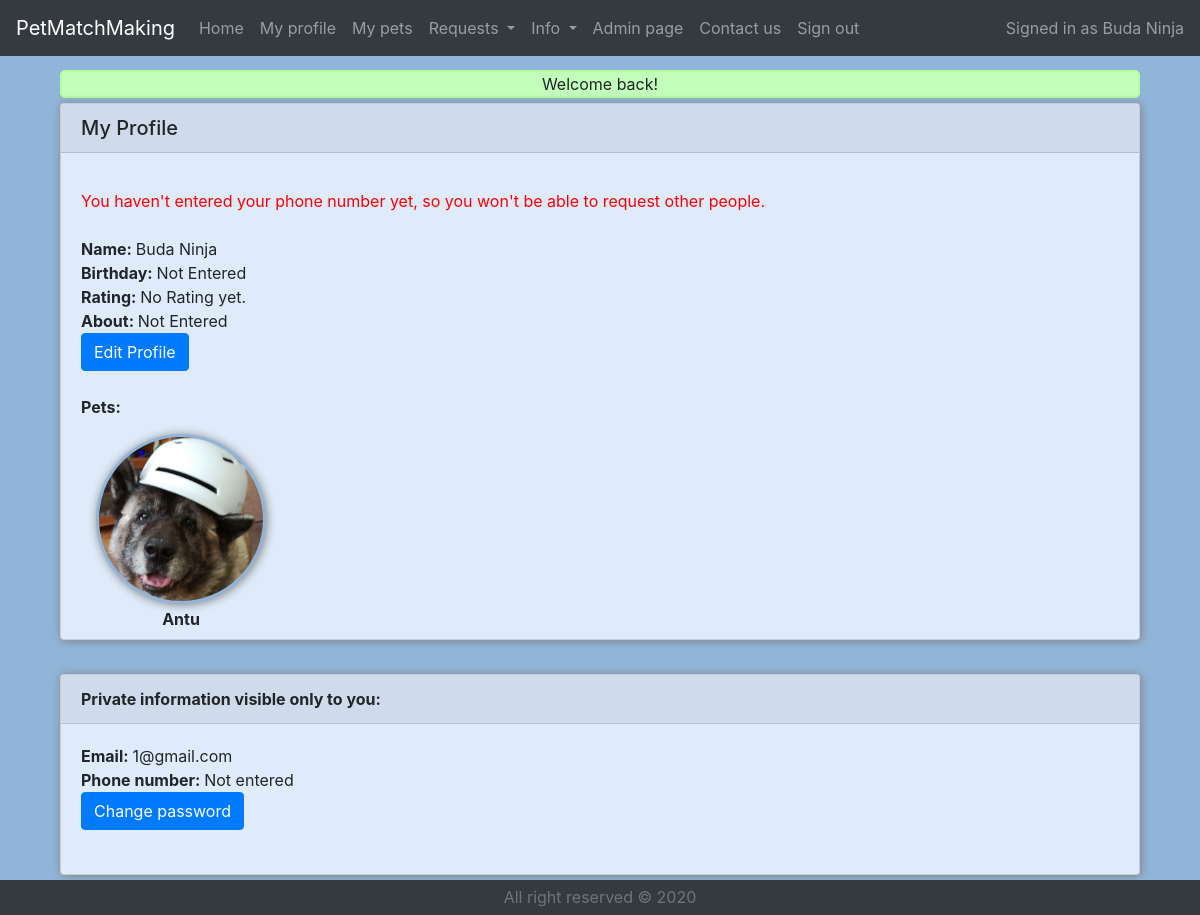
The page /main.php?myProfile (signed in) on the database its author committed.
### tables this page shows
CREATE TABLE `users` (
  `userID` int(11) NOT NULL,
  `userEmail` varchar(64) NOT NULL,
  `userPassword` varchar(64) NOT NULL,
  `userFName` varchar(64) NOT NULL,
  `userLName` varchar(64) NOT NULL,
  `userPhone` varchar(64) NOT NULL,
  `userBirthday` date NOT NULL,
  `userAbout` text NOT NULL,
  `userRegisterTime` datetime NOT NULL,
  `userStatus` varchar(64) NOT NULL
);

CREATE TABLE `pets` (
  `petID` int(11) NOT NULL,
  `userID` int(11) NOT NULL,
  `petName` varchar(64) NOT NULL,
  `petType` varchar(64) NOT NULL,
  `petBirthday` date NOT NULL,
  `petSex` varchar(64) NOT NULL,
  `petFood` text NOT NULL,
  `petTemper` text NOT NULL,
  `petAbout` text NOT NULL,
  `petStatus` int(11) NOT NULL,
  `petRegisterTime` datetime NOT NULL
);

### classes/dbClass.php (called while the page is built, shortened)
<?php
require_once "User.php";
class dbClass
{
    private $host;
    private $db;
    private $charset;
    private $user;
    private $pass;
    private $opt = array(
        PDO::ATTR_ERRMODE => PDO::ERRMODE_EXCEPTION,
        PDO::ATTR_DEFAULT_FETCH_MODE => PDO::FETCH_ASSOC
    );
    private $connection;
    public function __construct(string $host = "localhost", string $db = "petmatchdb", string $charset = "utf8", string $user = "root", string $pass = "")
    {
        $this->host = $host;
        $this->db = $db;
        $this->charset = $charset;
        $this->user = $user;
        $this->pass = $pass;
    }
    public function connect()
    {
        $dsn = "mysql:host=$this->host;dbname=$this->db;charset=$this->charset";
        $this->connection = new PDO($dsn, $this->user, $this->pass, $this->opt);
    }
    public function disconnect(){
        $this->connection = null;
    }
    public function getObjectsGeneral($table_name, $condition, $objectToFetch){
        $objArray = Array();
        $sql="SELECT * FROM `".$table_name."`".$condition;
        $result = $this->connection->query($sql);
        while ($row = $result->fetchObject($objectToFetch)){
            $objArray[] = $row;
        }
        return $objArray;
    }
    function xmlToString($htmlStr)
    {
        $xmlStr=str_replace('&lt;','<',$htmlStr);
        $xmlStr=str_replace('&gt;','>',$xmlStr);
        $xmlStr=str_replace('&quot;','"',$xmlStr);
        $xmlStr=str_replace("&#39;","'",$xmlStr);
        $xmlStr=str_replace('&amp;',"&",$xmlStr);
        return $xmlStr;
    }
    public function getPetImageLocation(Pet $p)
    {
        $location = "Images/Pets/";
        $filename = $p->getPetID().".JPG";
        return $location.$filename;
    }
}

### classes/User.php (called while the page is built, shortened)
<?php
require_once "dbClass.php";
class User
{
    private $userID;
    private $userEmail;
    private $userFName;
    private $userLName;
    private $userPhone;
    private $userBirthday;
    private $userAbout;
    private $userStatus;
    public function getUserID()
    {
        return $this->userID;
    }
    public function getUserFName()
    {
        $db = new dbClass();
        return $db->xmlToString($this->userFName);
    }
    public function getUserLName()
    {
        $db = new dbClass();
        return $db->xmlToString($this->userLName);
    }
    public function getUserEmail()
    {
        return $this->userEmail;
    }
    public function getUserPhone()
    {
        return $this->userPhone;
    }
    public function getUserBirthday()
    {
        return $this->userBirthday;
    }
    public function getUserAbout()
    {
        $db = new dbClass();
        return $db->xmlToString($this->userAbout);
    }
    public function getUserStatus()
    {
        return $this->userStatus;
    }
}

### classes/Pet.php (called while the page is built, shortened)
<?php
class Pet
{
    private $petID;
    private $petName;
    public function getPetID()
    {
        return $this->petID;
    }
    public function getPetName()
    {
        return $this->petName;
    }
}

### classes/dbClassRankingFunctions.php (called while the page is built, shortened)
<?php
require_once "dbClass.php";
class dbClassRankingFunctions
{
    public function getUserRankByID($userID){
        $db = new dbClass();
        $sum=$count=0;
        $ranksArr = $db->getObjectsGeneral("rankings", " WHERE `rankedUserID` = '".$userID."'", "Ranking");
        if ($count!=0)
            return (float)$sum/$count;
        else
            return null;
    }
}

### ProfileUser.php (the view, shortened to what this page needs)
<?php
require_once "classes/dbClass.php";
require_once "classes/User.php";
require_once "classes/Pet.php";
require_once "classes/dbClassRankingFunctions.php";
$db = new dbClass();
$dbr = new dbClassRankingFunctions();
$u = $db->getObjectsGeneral("users", " WHERE `userID`='".$_SESSION['UserProfileToShow']."'", "User")[0];
$petsArray = $db->getObjectsGeneral("pets", " WHERE `userID`='".$u->getUserID()."'", "Pet");
if ($petsArray == null){
    $petsStr="<br><b>No pets found</b>";
}
else {
    $petsStr="<br><b>Pets:</b>";
    $petsStr.="<br>";
    foreach ($petsArray as $p)
    {
        $image_str = "'background-image:url(".$db->getPetImageLocation($p).")';";
        $petsStr.="<div class='pet-img' style=$image_str><div class='pet-name'>".$p->getPetName()."</div></div>";
    }
}
$str="";
$str.="";
$str.="<div class='card'  id='userProfileCard'>";
  $str.="<h5 class='card-header'>";
if ($u->getUserID() == $_SESSION['user']){
    $str.= "My Profile";
}
else
    $str.=$u->getUserFName()." ".$u->getUserLName()."'s Profile";
  $str.="</h5>";
  $str.="<div class='card-body'>";
    $str.="<p class='card-text'>";
if ($u->getUserID() == $_SESSION['user'])
{
    if ($u->getUserPhone()=="")
        $str.="<div class='red-text-warning'>You haven't entered your phone number yet, so you won't be able to request other people.</div><br>";
}
    $str.="<b>Name: </b>".$u->getUserFName()." ".$u->getUserLName()."<br>";
    if ($u->getUserBirthday()=="0000-00-00")
        $str.="<b>Birthday: </b>Not Entered<br>";
    else
        $str.="<b>Birthday: </b>".$u->getUserBirthday()."<br>";
    $userRank = $dbr->getUserRankByID($u->getUserID());
    $userRankStr = $userRank;
    if (number_format((float)$userRankStr, 2, '.', '') != 0)
        $str.="<b>Rating: </b>".number_format((float)$userRankStr, 2, '.', '')."<br>";
    else
        $str.="<b>Rating: </b>No Rating yet.<br>";
    if ($u->getUserAbout() == "")
        $str.="<b>About: </b>Not Entered<br>";
    else
        $str.="<b>About: </b>".$u->getUserAbout()."<br>";
    if ($_SESSION['user']==$u->getUserID())
        $str.="<form action='ProfileUser.php' method=post><button type='submit' class='btn btn-primary' name='editP'>Edit Profile</button></form>";
    $str.=$petsStr;
  $str.="</div>";
$str.="</div>";
echo "<div class='d-flex justify-content-center'>";
echo $str;
echo "</div>";
if ($u->getUserID() == $_SESSION['user']){
    $str="<br>";
    $str.="<div class='d-flex justify-content-center'>";
    $str .= "<div class='card' id='userReviewCard'>";
    $str .= "<div class='card-header'><b>";
    $str.="Private information visible only to you:";
    $str .= "</b></div>";
    $str .= "<div class='card-body'>";
    $str.="<b>Email: </b>".$u->getUserEmail()."<br>";
    if ($u->getUserPhone() == "")
        $str.="<b>Phone number: </b>Not entered<br>";
    else
        $str.="<b>Phone number: </b>".$u->getUserPhone()."<br>";
    $str.="<div id='changePasswordDiv'><button type='submit' class='btn btn-primary' id='changePasswordButton'>Change password</button></div><br>";
    $str .= "<p class='card-text'>";
    $str.="</p>";
    $str .= "</div>";
    $str .= "</div><br>";
    $str.="</div>";
    echo $str;
}
?>

### headerUser.php (shortened to what this page needs)
<header>
    <div class="fixed-top">
        <nav class="navbar navbar-expand-lg navbar-dark bg-dark">
            <div class="navbar-brand" href="#">PetMatchMaking</div>
            <div class="collapse navbar-collapse" id="navbarNavDropdown">
                <ul class="navbar-nav mr-auto">
                    <li class="nav-item">
                        <a class="nav-link" href="main.php">Home</a>
                    </li>
                    <li class="nav-item">
                        <a class="nav-link" href="?myProfile">My profile</a>
                    </li>
                    <li class="nav-item">
                        <a class="nav-link" href="?myPets">My pets</a>
                    </li>
                    <li class="nav-item dropdown">
                        <a class="nav-link dropdown-toggle" href="#" id="navbarDropdownMenuLink" data-toggle="dropdown" aria-haspopup="true" aria-expanded="false">
                            Requests
                        </a>
                    </li>
                    <li class="nav-item dropdown">
                        <a class="nav-link dropdown-toggle" href="#" id="navbarDropdownMenuLink" data-toggle="dropdown" aria-haspopup="true" aria-expanded="false">
                            Info
                        </a>
                    </li>
                    <?php
                    require_once "classes/dbClass.php";
                    require_once "classes/User.php";
                    $db = new dbClass();
                    $signedInUser = $db->getObjectsGeneral("users", "WHERE `userID`='".$_SESSION['user']."'", "User")[0];
                    if ($signedInUser->getUserStatus()=="admin")
                        echo "<li class='nav-item'><a class='nav-link' href='?admin'>Admin page</a></li>";
                    ?>
                    <li class="nav-item">
                        <a class="nav-link" href="?contactUs">Contact us</a>
                    </li>
                    <li class="nav-item">
                        <a class="nav-link" href="?signOut">Sign out</a>
                    </li>
                </ul>
                <span class="navbar-text">
                  <?php
                  if (isset($_SESSION['user']))
                      echo "Signed in as ".$signedInUser->getUserFName()." ".$signedInUser->getUserLName();
                  else
                      echo "Not signed in";
                  ?>
                </span>
            </div>
        </nav>
    </div>
</header>

### styles/myCss.css (style rules this page uses)
html { position: relative; min-height: 100%; }
body { background-color: #91B5D8; margin-bottom: 35px; padding-top: 70px; }
.card { width: 95%; background-color: #dfebfa; margin: 5px; box-shadow: 1px 1px 10px grey; }
.card-header { background-color: #cfdbea; }
.pet-img { position: relative; float: left; width: 170px; height: 170px; background-color: white; background-position: 50% 50%; background-repeat: no-repeat; background-size: cover; border: 3px solid #91B5D8; border-radius: 50%; margin: 15px; box-shadow: 1px 1px 10px grey; text-align: center; }
.pet-name { font-weight: bold; position: absolute; bottom: -30px; width: 100%; }
#userProfileCard { width:90%; margin-left: auto; margin-right: auto; }
.red-text-warning { color: red; margin: auto; }
#userReviewCard { width:90%; }

### rows shown on the page
users: userFName "Buda", userLName "Ninja", userEmail "1@gmail.com"
pets: petName "Antu"

### other values the page prints
$_SESSION['userMessage'] "Welcome back!"
$str "My Profile"
$str "Private information visible only to you:"
